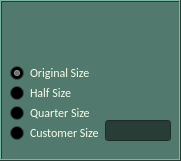
      <widget class="QFrame" name="frame_16">
       <property name="geometry">
        <rect>
         <x>450</x>
         <y>445</y>
         <width>181</width>
         <height>161</height>
        </rect>
       </property>
       <property name="palette">
        <palette>
         <active>
          <colorrole role="WindowText">
           <brush brushstyle="SolidPattern">
            <color alpha="255">
             <red>185</red>
             <green>198</green>
             <blue>185</blue>
            </color>
           </brush>
          </colorrole>
          <colorrole role="Button">
           <brush brushstyle="SolidPattern">
            <color alpha="255">
             <red>81</red>
             <green>121</green>
             <blue>109</blue>
            </color>
           </brush>
          </colorrole>
          <colorrole role="Light">
           <brush brushstyle="SolidPattern">
            <color alpha="255">
             <red>121</red>
             <green>182</green>
             <blue>164</blue>
            </color>
           </brush>
          </colorrole>
          <colorrole role="Midlight">
           <brush brushstyle="SolidPattern">
            <color alpha="255">
             <red>101</red>
             <green>151</green>
             <blue>136</blue>
            </color>
           </brush>
          </colorrole>
          <colorrole role="Dark">
           <brush brushstyle="SolidPattern">
            <color alpha="255">
             <red>40</red>
             <green>60</green>
             <blue>54</blue>
            </color>
           </brush>
          </colorrole>
          <colorrole role="Mid">
           <brush brushstyle="SolidPattern">
            <color alpha="255">
             <red>54</red>
             <green>80</green>
             <blue>72</blue>
            </color>
           </brush>
          </colorrole>
          <colorrole role="Text">
           <brush brushstyle="SolidPattern">
            <color alpha="255">
             <red>185</red>
             <green>198</green>
             <blue>185</blue>
            </color>
           </brush>
          </colorrole>
          <colorrole role="BrightText">
           <brush brushstyle="SolidPattern">
            <color alpha="255">
             <red>255</red>
             <green>255</green>
             <blue>255</blue>
            </color>
           </brush>
          </colorrole>
          <colorrole role="ButtonText">
           <brush brushstyle="SolidPattern">
            <color alpha="255">
             <red>255</red>
             <green>255</green>
             <blue>255</blue>
            </color>
           </brush>
          </colorrole>
          <colorrole role="Base">
           <brush brushstyle="SolidPattern">
            <color alpha="255">
             <red>0</red>
             <green>0</green>
             <blue>0</blue>
            </color>
           </brush>
          </colorrole>
          <colorrole role="Window">
           <brush brushstyle="SolidPattern">
            <color alpha="255">
             <red>81</red>
             <green>121</green>
             <blue>109</blue>
            </color>
           </brush>
          </colorrole>
          <colorrole role="Shadow">
           <brush brushstyle="SolidPattern">
            <color alpha="255">
             <red>0</red>
             <green>0</green>
             <blue>0</blue>
            </color>
           </brush>
          </colorrole>
          <colorrole role="AlternateBase">
           <brush brushstyle="SolidPattern">
            <color alpha="255">
             <red>40</red>
             <green>60</green>
             <blue>54</blue>
            </color>
           </brush>
          </colorrole>
          <colorrole role="ToolTipBase">
           <brush brushstyle="SolidPattern">
            <color alpha="255">
             <red>255</red>
             <green>255</green>
             <blue>220</blue>
            </color>
           </brush>
          </colorrole>
          <colorrole role="ToolTipText">
           <brush brushstyle="SolidPattern">
            <color alpha="255">
             <red>0</red>
             <green>0</green>
             <blue>0</blue>
            </color>
           </brush>
          </colorrole>
         </active>
         <inactive>
          <colorrole role="WindowText">
           <brush brushstyle="SolidPattern">
            <color alpha="255">
             <red>185</red>
             <green>198</green>
             <blue>185</blue>
            </color>
           </brush>
          </colorrole>
          <colorrole role="Button">
           <brush brushstyle="SolidPattern">
            <color alpha="255">
             <red>81</red>
             <green>121</green>
             <blue>109</blue>
            </color>
           </brush>
          </colorrole>
          <colorrole role="Light">
           <brush brushstyle="SolidPattern">
            <color alpha="255">
             <red>121</red>
             <green>182</green>
             <blue>164</blue>
            </color>
           </brush>
          </colorrole>
          <colorrole role="Midlight">
           <brush brushstyle="SolidPattern">
            <color alpha="255">
             <red>101</red>
             <green>151</green>
             <blue>136</blue>
            </color>
           </brush>
          </colorrole>
          <colorrole role="Dark">
           <brush brushstyle="SolidPattern">
            <color alpha="255">
             <red>40</red>
             <green>60</green>
             <blue>54</blue>
            </color>
           </brush>
          </colorrole>
          <colorrole role="Mid">
           <brush brushstyle="SolidPattern">
            <color alpha="255">
             <red>54</red>
             <green>80</green>
             <blue>72</blue>
            </color>
           </brush>
          </colorrole>
          <colorrole role="Text">
           <brush brushstyle="SolidPattern">
            <color alpha="255">
             <red>185</red>
             <green>198</green>
             <blue>185</blue>
            </color>
           </brush>
          </colorrole>
          <colorrole role="BrightText">
           <brush brushstyle="SolidPattern">
            <color alpha="255">
             <red>255</red>
             <green>255</green>
             <blue>255</blue>
            </color>
           </brush>
          </colorrole>
          <colorrole role="ButtonText">
           <brush brushstyle="SolidPattern">
            <color alpha="255">
             <red>255</red>
             <green>255</green>
             <blue>255</blue>
            </color>
           </brush>
          </colorrole>
          <colorrole role="Base">
           <brush brushstyle="SolidPattern">
            <color alpha="255">
             <red>0</red>
             <green>0</green>
             <blue>0</blue>
            </color>
           </brush>
          </colorrole>
          <colorrole role="Window">
           <brush brushstyle="SolidPattern">
            <color alpha="255">
             <red>81</red>
             <green>121</green>
             <blue>109</blue>
            </color>
           </brush>
          </colorrole>
          <colorrole role="Shadow">
           <brush brushstyle="SolidPattern">
            <color alpha="255">
             <red>0</red>
             <green>0</green>
             <blue>0</blue>
            </color>
           </brush>
          </colorrole>
          <colorrole role="AlternateBase">
           <brush brushstyle="SolidPattern">
            <color alpha="255">
             <red>40</red>
             <green>60</green>
             <blue>54</blue>
            </color>
           </brush>
          </colorrole>
          <colorrole role="ToolTipBase">
           <brush brushstyle="SolidPattern">
            <color alpha="255">
             <red>255</red>
             <green>255</green>
             <blue>220</blue>
            </color>
           </brush>
          </colorrole>
          <colorrole role="ToolTipText">
           <brush brushstyle="SolidPattern">
            <color alpha="255">
             <red>0</red>
             <green>0</green>
             <blue>0</blue>
            </color>
           </brush>
          </colorrole>
         </inactive>
         <disabled>
          <colorrole role="WindowText">
           <brush brushstyle="SolidPattern">
            <color alpha="255">
             <red>40</red>
             <green>60</green>
             <blue>54</blue>
            </color>
           </brush>
          </colorrole>
          <colorrole role="Button">
           <brush brushstyle="SolidPattern">
            <color alpha="255">
             <red>81</red>
             <green>121</green>
             <blue>109</blue>
            </color>
           </brush>
          </colorrole>
          <colorrole role="Light">
           <brush brushstyle="SolidPattern">
            <color alpha="255">
             <red>121</red>
             <green>182</green>
             <blue>164</blue>
            </color>
           </brush>
          </colorrole>
          <colorrole role="Midlight">
           <brush brushstyle="SolidPattern">
            <color alpha="255">
             <red>101</red>
             <green>151</green>
             <blue>136</blue>
            </color>
           </brush>
          </colorrole>
          <colorrole role="Dark">
           <brush brushstyle="SolidPattern">
            <color alpha="255">
             <red>40</red>
             <green>60</green>
             <blue>54</blue>
            </color>
           </brush>
          </colorrole>
          <colorrole role="Mid">
           <brush brushstyle="SolidPattern">
            <color alpha="255">
             <red>54</red>
             <green>80</green>
             <blue>72</blue>
            </color>
           </brush>
          </colorrole>
          <colorrole role="Text">
           <brush brushstyle="SolidPattern">
            <color alpha="255">
             <red>40</red>
             <green>60</green>
             <blue>54</blue>
            </color>
           </brush>
          </colorrole>
          <colorrole role="BrightText">
           <brush brushstyle="SolidPattern">
            <color alpha="255">
             <red>255</red>
             <green>255</green>
             <blue>255</blue>
            </color>
           </brush>
          </colorrole>
          <colorrole role="ButtonText">
           <brush brushstyle="SolidPattern">
            <color alpha="255">
             <red>40</red>
             <green>60</green>
             <blue>54</blue>
            </color>
           </brush>
          </colorrole>
          <colorrole role="Base">
           <brush brushstyle="SolidPattern">
            <color alpha="255">
             <red>81</red>
             <green>121</green>
             <blue>109</blue>
            </color>
           </brush>
          </colorrole>
          <colorrole role="Window">
           <brush brushstyle="SolidPattern">
            <color alpha="255">
             <red>81</red>
             <green>121</green>
             <blue>109</blue>
            </color>
           </brush>
          </colorrole>
          <colorrole role="Shadow">
           <brush brushstyle="SolidPattern">
            <color alpha="255">
             <red>0</red>
             <green>0</green>
             <blue>0</blue>
            </color>
           </brush>
          </colorrole>
          <colorrole role="AlternateBase">
           <brush brushstyle="SolidPattern">
            <color alpha="255">
             <red>81</red>
             <green>121</green>
             <blue>109</blue>
            </color>
           </brush>
          </colorrole>
          <colorrole role="ToolTipBase">
           <brush brushstyle="SolidPattern">
            <color alpha="255">
             <red>255</red>
             <green>255</green>
             <blue>220</blue>
            </color>
           </brush>
          </colorrole>
          <colorrole role="ToolTipText">
           <brush brushstyle="SolidPattern">
            <color alpha="255">
             <red>0</red>
             <green>0</green>
             <blue>0</blue>
            </color>
           </brush>
          </colorrole>
         </disabled>
        </palette>
       </property>
       <property name="frameShape">
        <enum>QFrame::Box</enum>
       </property>
       <property name="frameShadow">
        <enum>QFrame::Raised</enum>
       </property>
       <property name="lineWidth">
        <number>1</number>
       </property>
       <property name="midLineWidth">
        <number>0</number>
       </property>
       <widget class="QLineEdit" name="lineEdit_reduceSizeCustomer">
        <property name="enabled">
         <bool>false</bool>
        </property>
        <property name="geometry">
         <rect>
          <x>105</x>
          <y>120</y>
          <width>66</width>
          <height>21</height>
         </rect>
        </property>
        <property name="palette">
         <palette>
          <active>
           <colorrole role="WindowText">
            <brush brushstyle="SolidPattern">
             <color alpha="255">
              <red>255</red>
              <green>255</green>
              <blue>255</blue>
             </color>
            </brush>
           </colorrole>
           <colorrole role="Button">
            <brush brushstyle="SolidPattern">
             <color alpha="255">
              <red>33</red>
              <green>49</green>
              <blue>44</blue>
             </color>
            </brush>
           </colorrole>
           <colorrole role="Light">
            <brush brushstyle="SolidPattern">
             <color alpha="255">
              <red>33</red>
              <green>49</green>
              <blue>44</blue>
             </color>
            </brush>
           </colorrole>
           <colorrole role="Midlight">
            <brush brushstyle="SolidPattern">
             <color alpha="255">
              <red>33</red>
              <green>49</green>
              <blue>44</blue>
             </color>
            </brush>
           </colorrole>
           <colorrole role="Dark">
            <brush brushstyle="SolidPattern">
             <color alpha="255">
              <red>20</red>
              <green>30</green>
              <blue>27</blue>
             </color>
            </brush>
           </colorrole>
           <colorrole role="Mid">
            <brush brushstyle="SolidPattern">
             <color alpha="255">
              <red>27</red>
              <green>40</green>
              <blue>36</blue>
             </color>
            </brush>
           </colorrole>
           <colorrole role="Text">
            <brush brushstyle="SolidPattern">
             <color alpha="255">
              <red>255</red>
              <green>255</green>
              <blue>255</blue>
             </color>
            </brush>
           </colorrole>
           <colorrole role="BrightText">
            <brush brushstyle="SolidPattern">
             <color alpha="255">
              <red>255</red>
              <green>255</green>
              <blue>255</blue>
             </color>
            </brush>
           </colorrole>
           <colorrole role="ButtonText">
            <brush brushstyle="SolidPattern">
             <color alpha="255">
              <red>255</red>
              <green>255</green>
              <blue>255</blue>
             </color>
            </brush>
           </colorrole>
           <colorrole role="Base">
            <brush brushstyle="SolidPattern">
             <color alpha="255">
              <red>33</red>
              <green>49</green>
              <blue>44</blue>
             </color>
            </brush>
           </colorrole>
           <colorrole role="Window">
            <brush brushstyle="SolidPattern">
             <color alpha="255">
              <red>41</red>
              <green>61</green>
              <blue>55</blue>
             </color>
            </brush>
           </colorrole>
           <colorrole role="Shadow">
            <brush brushstyle="SolidPattern">
             <color alpha="255">
              <red>0</red>
              <green>0</green>
              <blue>0</blue>
             </color>
            </brush>
           </colorrole>
           <colorrole role="AlternateBase">
            <brush brushstyle="SolidPattern">
             <color alpha="255">
              <red>20</red>
              <green>30</green>
              <blue>27</blue>
             </color>
            </brush>
           </colorrole>
           <colorrole role="ToolTipBase">
            <brush brushstyle="SolidPattern">
             <color alpha="255">
              <red>255</red>
              <green>255</green>
              <blue>220</blue>
             </color>
            </brush>
           </colorrole>
           <colorrole role="ToolTipText">
            <brush brushstyle="SolidPattern">
             <color alpha="255">
              <red>0</red>
              <green>0</green>
              <blue>0</blue>
             </color>
            </brush>
           </colorrole>
          </active>
          <inactive>
           <colorrole role="WindowText">
            <brush brushstyle="SolidPattern">
             <color alpha="255">
              <red>255</red>
              <green>255</green>
              <blue>255</blue>
             </color>
            </brush>
           </colorrole>
           <colorrole role="Button">
            <brush brushstyle="SolidPattern">
             <color alpha="255">
              <red>33</red>
              <green>49</green>
              <blue>44</blue>
             </color>
            </brush>
           </colorrole>
           <colorrole role="Light">
            <brush brushstyle="SolidPattern">
             <color alpha="255">
              <red>33</red>
              <green>49</green>
              <blue>44</blue>
             </color>
            </brush>
           </colorrole>
           <colorrole role="Midlight">
            <brush brushstyle="SolidPattern">
             <color alpha="255">
              <red>33</red>
              <green>49</green>
              <blue>44</blue>
             </color>
            </brush>
           </colorrole>
           <colorrole role="Dark">
            <brush brushstyle="SolidPattern">
             <color alpha="255">
              <red>20</red>
              <green>30</green>
              <blue>27</blue>
             </color>
            </brush>
           </colorrole>
           <colorrole role="Mid">
            <brush brushstyle="SolidPattern">
             <color alpha="255">
              <red>27</red>
              <green>40</green>
              <blue>36</blue>
             </color>
            </brush>
           </colorrole>
           <colorrole role="Text">
            <brush brushstyle="SolidPattern">
             <color alpha="255">
              <red>255</red>
              <green>255</green>
              <blue>255</blue>
             </color>
            </brush>
           </colorrole>
           <colorrole role="BrightText">
            <brush brushstyle="SolidPattern">
             <color alpha="255">
              <red>255</red>
              <green>255</green>
              <blue>255</blue>
             </color>
            </brush>
           </colorrole>
           <colorrole role="ButtonText">
            <brush brushstyle="SolidPattern">
             <color alpha="255">
              <red>255</red>
              <green>255</green>
              <blue>255</blue>
             </color>
            </brush>
           </colorrole>
           <colorrole role="Base">
            <brush brushstyle="SolidPattern">
             <color alpha="255">
              <red>0</red>
              <green>0</green>
              <blue>0</blue>
             </color>
            </brush>
           </colorrole>
           <colorrole role="Window">
            <brush brushstyle="SolidPattern">
             <color alpha="255">
              <red>41</red>
              <green>61</green>
              <blue>55</blue>
             </color>
            </brush>
           </colorrole>
           <colorrole role="Shadow">
            <brush brushstyle="SolidPattern">
             <color alpha="255">
              <red>0</red>
              <green>0</green>
              <blue>0</blue>
             </color>
            </brush>
           </colorrole>
           <colorrole role="AlternateBase">
            <brush brushstyle="SolidPattern">
             <color alpha="255">
              <red>20</red>
              <green>30</green>
              <blue>27</blue>
             </color>
            </brush>
           </colorrole>
           <colorrole role="ToolTipBase">
            <brush brushstyle="SolidPattern">
             <color alpha="255">
              <red>255</red>
              <green>255</green>
              <blue>220</blue>
             </color>
            </brush>
           </colorrole>
           <colorrole role="ToolTipText">
            <brush brushstyle="SolidPattern">
             <color alpha="255">
              <red>0</red>
              <green>0</green>
              <blue>0</blue>
             </color>
            </brush>
           </colorrole>
          </inactive>
          <disabled>
           <colorrole role="WindowText">
            <brush brushstyle="SolidPattern">
             <color alpha="255">
              <red>20</red>
              <green>30</green>
              <blue>27</blue>
             </color>
            </brush>
           </colorrole>
           <colorrole role="Button">
            <brush brushstyle="SolidPattern">
             <color alpha="255">
              <red>33</red>
              <green>49</green>
              <blue>44</blue>
             </color>
            </brush>
           </colorrole>
           <colorrole role="Light">
            <brush brushstyle="SolidPattern">
             <color alpha="255">
              <red>33</red>
              <green>49</green>
              <blue>44</blue>
             </color>
            </brush>
           </colorrole>
           <colorrole role="Midlight">
            <brush brushstyle="SolidPattern">
             <color alpha="255">
              <red>33</red>
              <green>49</green>
              <blue>44</blue>
             </color>
            </brush>
           </colorrole>
           <colorrole role="Dark">
            <brush brushstyle="SolidPattern">
             <color alpha="255">
              <red>20</red>
              <green>30</green>
              <blue>27</blue>
             </color>
            </brush>
           </colorrole>
           <colorrole role="Mid">
            <brush brushstyle="SolidPattern">
             <color alpha="255">
              <red>27</red>
              <green>40</green>
              <blue>36</blue>
             </color>
            </brush>
           </colorrole>
           <colorrole role="Text">
            <brush brushstyle="SolidPattern">
             <color alpha="255">
              <red>20</red>
              <green>30</green>
              <blue>27</blue>
             </color>
            </brush>
           </colorrole>
           <colorrole role="BrightText">
            <brush brushstyle="SolidPattern">
             <color alpha="255">
              <red>255</red>
              <green>255</green>
              <blue>255</blue>
             </color>
            </brush>
           </colorrole>
           <colorrole role="ButtonText">
            <brush brushstyle="SolidPattern">
             <color alpha="255">
              <red>20</red>
              <green>30</green>
              <blue>27</blue>
             </color>
            </brush>
           </colorrole>
           <colorrole role="Base">
            <brush brushstyle="SolidPattern">
             <color alpha="255">
              <red>41</red>
              <green>61</green>
              <blue>55</blue>
             </color>
            </brush>
           </colorrole>
           <colorrole role="Window">
            <brush brushstyle="SolidPattern">
             <color alpha="255">
              <red>41</red>
              <green>61</green>
              <blue>55</blue>
             </color>
            </brush>
           </colorrole>
           <colorrole role="Shadow">
            <brush brushstyle="SolidPattern">
             <color alpha="255">
              <red>0</red>
              <green>0</green>
              <blue>0</blue>
             </color>
            </brush>
           </colorrole>
           <colorrole role="AlternateBase">
            <brush brushstyle="SolidPattern">
             <color alpha="255">
              <red>41</red>
              <green>61</green>
              <blue>55</blue>
             </color>
            </brush>
           </colorrole>
           <colorrole role="ToolTipBase">
            <brush brushstyle="SolidPattern">
             <color alpha="255">
              <red>255</red>
              <green>255</green>
              <blue>220</blue>
             </color>
            </brush>
           </colorrole>
           <colorrole role="ToolTipText">
            <brush brushstyle="SolidPattern">
             <color alpha="255">
              <red>0</red>
              <green>0</green>
              <blue>0</blue>
             </color>
            </brush>
           </colorrole>
          </disabled>
         </palette>
        </property>
       </widget>
       <widget class="QPushButton" name="pushButton_convertToPng">
        <property name="geometry">
         <rect>
          <x>90</x>
          <y>10</y>
          <width>40</width>
          <height>40</height>
         </rect>
        </property>
        <property name="text">
         <string/>
        </property>
        <property name="icon">
         <iconset>
          <normaloff>icons/publishToolIcon/PNG-512.png</normaloff>icons/publishToolIcon/PNG-512.png</iconset>
        </property>
        <property name="iconSize">
         <size>
          <width>40</width>
          <height>40</height>
         </size>
        </property>
        <property name="flat">
         <bool>true</bool>
        </property>
       </widget>
       <widget class="QPushButton" name="pushButton_convertToJpg">
        <property name="geometry">
         <rect>
          <x>130</x>
          <y>10</y>
          <width>40</width>
          <height>40</height>
         </rect>
        </property>
        <property name="text">
         <string/>
        </property>
        <property name="icon">
         <iconset>
          <normaloff>icons/publishToolIcon/jpgs-512.png</normaloff>icons/publishToolIcon/jpgs-512.png</iconset>
        </property>
        <property name="iconSize">
         <size>
          <width>40</width>
          <height>40</height>
         </size>
        </property>
        <property name="flat">
         <bool>true</bool>
        </property>
       </widget>
       <widget class="QRadioButton" name="radioButton_customer">
        <property name="geometry">
         <rect>
          <x>10</x>
          <y>125</y>
          <width>111</width>
          <height>16</height>
         </rect>
        </property>
        <property name="palette">
         <palette>
          <active>
           <colorrole role="WindowText">
            <brush brushstyle="SolidPattern">
             <color alpha="255">
              <red>248</red>
              <green>255</green>
              <blue>235</blue>
             </color>
            </brush>
           </colorrole>
          </active>
          <inactive>
           <colorrole role="WindowText">
            <brush brushstyle="SolidPattern">
             <color alpha="255">
              <red>248</red>
              <green>255</green>
              <blue>235</blue>
             </color>
            </brush>
           </colorrole>
          </inactive>
          <disabled>
           <colorrole role="WindowText">
            <brush brushstyle="SolidPattern">
             <color alpha="255">
              <red>120</red>
              <green>120</green>
              <blue>120</blue>
             </color>
            </brush>
           </colorrole>
          </disabled>
         </palette>
        </property>
        <property name="font">
         <font>
          <family>Calibri</family>
         </font>
        </property>
        <property name="text">
         <string>Customer Size</string>
        </property>
        <property name="checked">
         <bool>false</bool>
        </property>
       </widget>
       <widget class="QPushButton" name="pushButton_convertToTex">
        <property name="geometry">
         <rect>
          <x>10</x>
          <y>10</y>
          <width>40</width>
          <height>40</height>
         </rect>
        </property>
        <property name="text">
         <string/>
        </property>
        <property name="icon">
         <iconset>
          <normaloff>icons/publishToolIcon/TEX-512.png</normaloff>icons/publishToolIcon/TEX-512.png</iconset>
        </property>
        <property name="iconSize">
         <size>
          <width>40</width>
          <height>40</height>
         </size>
        </property>
        <property name="flat">
         <bool>true</bool>
        </property>
       </widget>
       <widget class="QPushButton" name="pushButton_convertToExr">
        <property name="geometry">
         <rect>
          <x>50</x>
          <y>10</y>
          <width>40</width>
          <height>40</height>
         </rect>
        </property>
        <property name="text">
         <string/>
        </property>
        <property name="icon">
         <iconset>
          <normaloff>icons/publishToolIcon/EXR-512.png</normaloff>icons/publishToolIcon/EXR-512.png</iconset>
        </property>
        <property name="iconSize">
         <size>
          <width>40</width>
          <height>40</height>
         </size>
        </property>
        <property name="flat">
         <bool>true</bool>
        </property>
       </widget>
       <widget class="QRadioButton" name="radioButton_Half">
        <property name="geometry">
         <rect>
          <x>10</x>
          <y>85</y>
          <width>83</width>
          <height>16</height>
         </rect>
        </property>
        <property name="palette">
         <palette>
          <active>
           <colorrole role="WindowText">
            <brush brushstyle="SolidPattern">
             <color alpha="255">
              <red>248</red>
              <green>255</green>
              <blue>235</blue>
             </color>
            </brush>
           </colorrole>
          </active>
          <inactive>
           <colorrole role="WindowText">
            <brush brushstyle="SolidPattern">
             <color alpha="255">
              <red>248</red>
              <green>255</green>
              <blue>235</blue>
             </color>
            </brush>
           </colorrole>
          </inactive>
          <disabled>
           <colorrole role="WindowText">
            <brush brushstyle="SolidPattern">
             <color alpha="255">
              <red>120</red>
              <green>120</green>
              <blue>120</blue>
             </color>
            </brush>
           </colorrole>
          </disabled>
         </palette>
        </property>
        <property name="font">
         <font>
          <family>Calibri</family>
         </font>
        </property>
        <property name="text">
         <string>Half Size</string>
        </property>
        <property name="checked">
         <bool>false</bool>
        </property>
       </widget>
       <widget class="QRadioButton" name="radioButton_Quarter">
        <property name="geometry">
         <rect>
          <x>10</x>
          <y>105</y>
          <width>83</width>
          <height>16</height>
         </rect>
        </property>
        <property name="palette">
         <palette>
          <active>
           <colorrole role="WindowText">
            <brush brushstyle="SolidPattern">
             <color alpha="255">
              <red>248</red>
              <green>255</green>
              <blue>235</blue>
             </color>
            </brush>
           </colorrole>
          </active>
          <inactive>
           <colorrole role="WindowText">
            <brush brushstyle="SolidPattern">
             <color alpha="255">
              <red>248</red>
              <green>255</green>
              <blue>235</blue>
             </color>
            </brush>
           </colorrole>
          </inactive>
          <disabled>
           <colorrole role="WindowText">
            <brush brushstyle="SolidPattern">
             <color alpha="255">
              <red>120</red>
              <green>120</green>
              <blue>120</blue>
             </color>
            </brush>
           </colorrole>
          </disabled>
         </palette>
        </property>
        <property name="font">
         <font>
          <family>Calibri</family>
         </font>
        </property>
        <property name="text">
         <string>Quarter Size</string>
        </property>
        <property name="checked">
         <bool>false</bool>
        </property>
       </widget>
       <widget class="QRadioButton" name="radioButton_Original">
        <property name="geometry">
         <rect>
          <x>10</x>
          <y>65</y>
          <width>83</width>
          <height>16</height>
         </rect>
        </property>
        <property name="palette">
         <palette>
          <active>
           <colorrole role="WindowText">
            <brush brushstyle="SolidPattern">
             <color alpha="255">
              <red>248</red>
              <green>255</green>
              <blue>235</blue>
             </color>
            </brush>
           </colorrole>
          </active>
          <inactive>
           <colorrole role="WindowText">
            <brush brushstyle="SolidPattern">
             <color alpha="255">
              <red>248</red>
              <green>255</green>
              <blue>235</blue>
             </color>
            </brush>
           </colorrole>
          </inactive>
          <disabled>
           <colorrole role="WindowText">
            <brush brushstyle="SolidPattern">
             <color alpha="255">
              <red>120</red>
              <green>120</green>
              <blue>120</blue>
             </color>
            </brush>
           </colorrole>
          </disabled>
         </palette>
        </property>
        <property name="font">
         <font>
          <family>Calibri</family>
         </font>
        </property>
        <property name="text">
         <string>Original Size</string>
        </property>
        <property name="checked">
         <bool>true</bool>
        </property>
       </widget>
      </widget>
